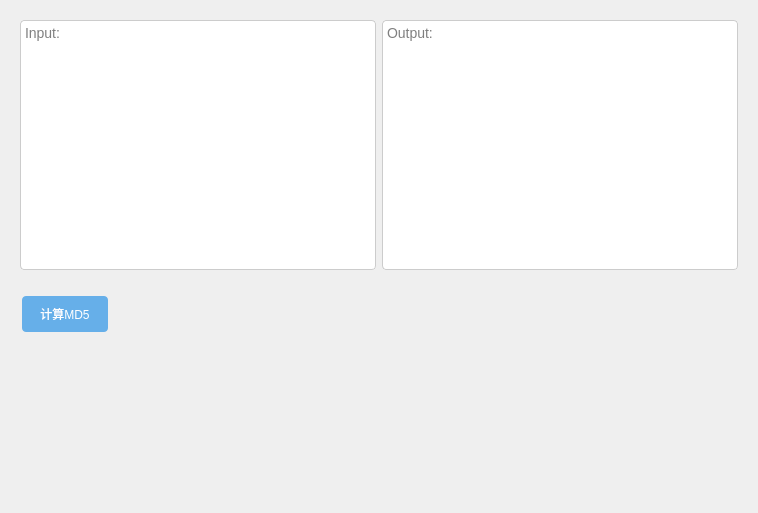
<?xml version="1.0" encoding="UTF-8"?>
<ui version="4.0">
 <class>MD5Widget</class>
 <widget class="QWidget" name="MD5Widget">
  <property name="geometry">
   <rect>
    <x>0</x>
    <y>0</y>
    <width>758</width>
    <height>513</height>
   </rect>
  </property>
  <property name="minimumSize">
   <size>
    <width>90</width>
    <height>40</height>
   </size>
  </property>
  <property name="windowTitle">
   <string>Form</string>
  </property>
  <layout class="QVBoxLayout" name="verticalLayout">
   <item>
    <widget class="QWidget" name="widget" native="true">
     <property name="maximumSize">
      <size>
       <width>16777215</width>
       <height>280</height>
      </size>
     </property>
     <layout class="QHBoxLayout" name="horizontalLayout">
      <item>
       <widget class="QPlainTextEdit" name="txt_left">
        <property name="styleSheet">
         <string notr="true">QPlainTextEdit {
font-size: 14px;
color: #000;
font: 11pt &quot;微软雅黑&quot;;
background-color: #ffffff;
border: 1px solid #cccccc;
border-radius: 4px;
}

QPlainTextEdit:focus {
border-color: #66afe9;
outline: 0;
}</string>
        </property>
        <property name="lineWrapMode">
         <enum>QPlainTextEdit::WidgetWidth</enum>
        </property>
        <property name="placeholderText">
         <string>Input:</string>
        </property>
       </widget>
      </item>
      <item>
       <widget class="QPlainTextEdit" name="txt_right">
        <property name="minimumSize">
         <size>
          <width>0</width>
          <height>250</height>
         </size>
        </property>
        <property name="maximumSize">
         <size>
          <width>16777215</width>
          <height>250</height>
         </size>
        </property>
        <property name="styleSheet">
         <string notr="true">QPlainTextEdit {
font-size: 14px;
color: #000;
font: 11pt &quot;微软雅黑&quot;;
background-color: #ffffff;
border: 1px solid #cccccc;
border-radius: 4px;
}

QPlainTextEdit:focus {
border-color: #66afe9;
outline: 0;
}</string>
        </property>
        <property name="readOnly">
         <bool>true</bool>
        </property>
        <property name="placeholderText">
         <string>Output:</string>
        </property>
       </widget>
      </item>
     </layout>
    </widget>
   </item>
   <item>
    <widget class="QWidget" name="widget_2" native="true">
     <property name="maximumSize">
      <size>
       <width>1111111</width>
       <height>58</height>
      </size>
     </property>
     <layout class="QHBoxLayout" name="horizontalLayout_2">
      <item>
       <widget class="QPushButton" name="btn_encode">
        <property name="minimumSize">
         <size>
          <width>90</width>
          <height>40</height>
         </size>
        </property>
        <property name="maximumSize">
         <size>
          <width>90</width>
          <height>40</height>
         </size>
        </property>
        <property name="cursor">
         <cursorShape>PointingHandCursor</cursorShape>
        </property>
        <property name="styleSheet">
         <string notr="true">QPushButton {
    border-radius: 4px;
    background-color: #66afe9;
    border: none;
    color: #FFFFFF;
    text-align: center;
    font: 11pt &quot;微软雅黑&quot;;
    margin: 2px;
    vertical-align: middle;
}

QPushButton:hover {
    opacity: 1;
    right: 0;
    background-color: #1976d2;
}
</string>
        </property>
        <property name="text">
         <string>计算MD5</string>
        </property>
       </widget>
      </item>
      <item>
       <spacer name="horizontalSpacer">
        <property name="orientation">
         <enum>Qt::Horizontal</enum>
        </property>
        <property name="sizeHint" stdset="0">
         <size>
          <width>40</width>
          <height>20</height>
         </size>
        </property>
       </spacer>
      </item>
     </layout>
    </widget>
   </item>
   <item>
    <spacer name="verticalSpacer">
     <property name="orientation">
      <enum>Qt::Vertical</enum>
     </property>
     <property name="sizeHint" stdset="0">
      <size>
       <width>20</width>
       <height>40</height>
      </size>
     </property>
    </spacer>
   </item>
  </layout>
 </widget>
 <tabstops>
  <tabstop>txt_left</tabstop>
  <tabstop>txt_right</tabstop>
  <tabstop>btn_encode</tabstop>
 </tabstops>
 <resources/>
 <connections/>
</ui>
